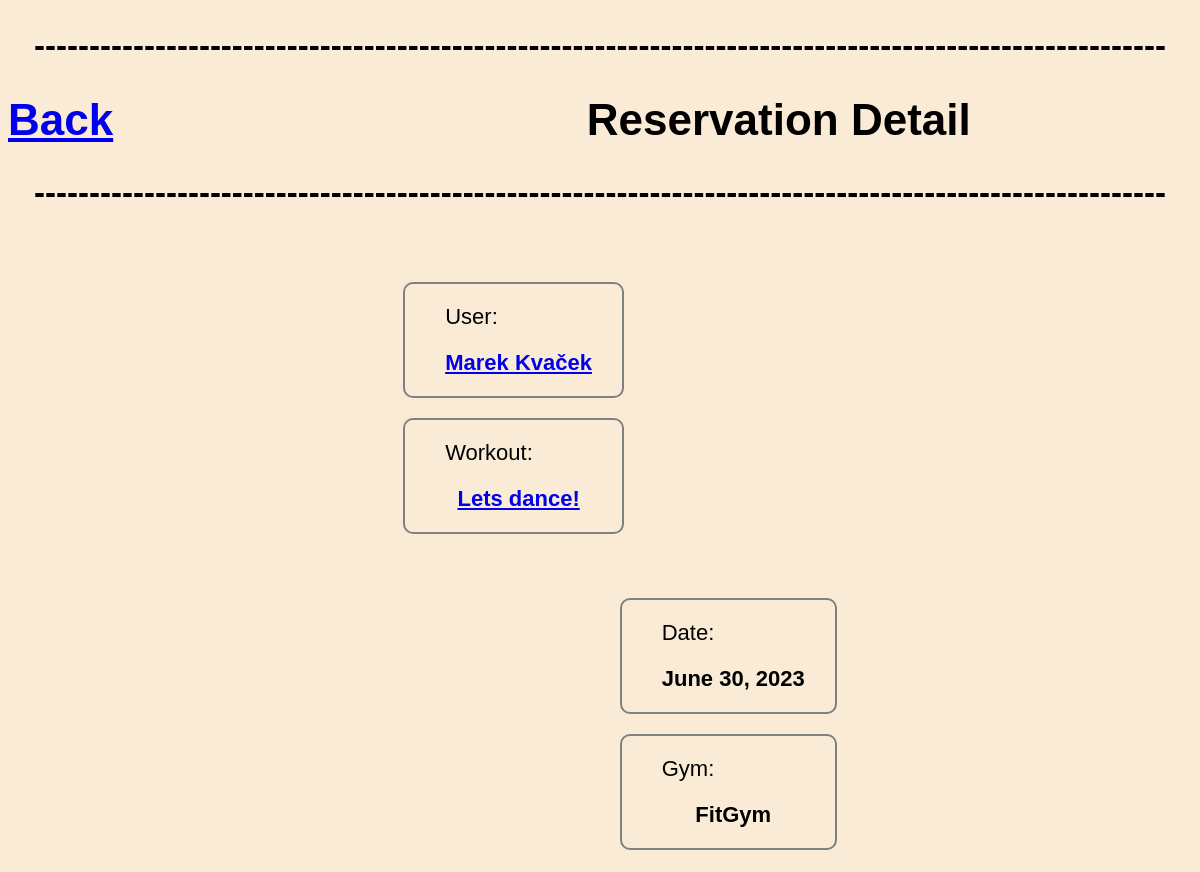
The app's page /gym/1/reservation/1/ with its own data.
### reservations/models.py (models this page shows, shortened)
class Reservation(models.Model):
    user = models.ForeignKey(User, on_delete=models.CASCADE)
    workout = models.ForeignKey(Workout, on_delete=models.CASCADE)
    reservation_date = models.DateField()
    gym = models.ForeignKey(Gym, on_delete=models.CASCADE)

class User(models.Model):
    firstname = models.CharField(max_length=30)
    lastname = models.CharField(max_length=30)
    email = models.EmailField()
    age = models.IntegerField()
    password = models.CharField(max_length=30)

class Workout(models.Model):
    name = models.CharField(max_length=100)
    description = models.CharField(max_length=100)
    duration = models.IntegerField()
    difficulty = models.CharField(max_length=100)
    instructor = models.ForeignKey(Instructor, on_delete=models.CASCADE)
    equipment = models.ForeignKey(Equipment, on_delete=models.CASCADE)

class Gym(models.Model):
    name = models.CharField(max_length=30)
    town = models.CharField(max_length=30)
    description = models.CharField(max_length=100)
    entry = models.IntegerField()
    def __str__(self):
        return self.name

### reservations/views.py (the view)
# urls.py: path('gym/<int:gym_id>/reservation/<int:reservation_id>/', views.reservation_detail, name='reservation_detail'),
def reservation_detail(request, gym_id, reservation_id):
    reservation = get_object_or_404(Reservation, pk=reservation_id)
    gym = get_object_or_404(Gym,pk = gym_id)
    return render(request, 'reservations/reservation_detail.html', {'reservation': reservation,'gym' : gym})

### templates/reservations/reservation_detail.html (shortened to what this page needs)
<!DOCTYPE html>
<html>
<head>
</head>
<body>
    <h2>-------------------------------------------------------------------------------------------------------</h1>
        <h1><a class="back" href = "{% url 'index' %}"> Back</a>Reservation Detail</h1>
        <h2>-------------------------------------------------------------------------------------------------------</h1>
	<ul class = "left">
        <ul class="bordering">
		<li>
			User:
		</li>
        <li class = "move_left">
			<a href="{% url 'user_detail' reservation.gym.id reservation.id user.id %}">{{reservation.user.firstname}} {{reservation.user.lastname}}</a>
		</li>
    </ul>
    <ul class="bordering">
		<li>
			Workout:
		</li>
        <li class = "move_left">
			<a href="{% url 'workout_detail' reservation.gym.id reservation.id reservation.workout.id %}">{{ reservation.workout.name }}</a>
		</li>
    </ul>
    </ul>
    <ul class= "right">
		<ul class="bordering">
            <li>
                Date:
            </li>
            <li class = "move_left" >
                {{ reservation.reservation_date }}
            </li>
        </ul>
        <ul class="bordering">
            <li>
                Gym:
            </li>
            <li class = "move_left">
                {{ reservation.gym }}
            </li>
        </ul>
	</ul>
</body>
</html>

### templates/reservations/reservation_detail.html (style rules this page uses)
.bordering { margin-top: 20px; border-style: solid; border-width: 2px; border-color: grey; border-radius: 10px; }
.move_left { font-weight: bold; margin-right: 30px; margin-bottom: 20px; text-align: center; }
.left { margin-left : 30%; float : left; }
li { margin-top : 20px; }
.right { margin-right : 30%; float : right; }
ul { list-style-type: none; }
body { background-color: #FAEBD7; font-family: Arial, sans-serif; font-size: 22px; }
.back { display :flex; margin-right : 40%; }
h1 { display :flex; text-align : center; }
h2 { text-align : center; }

### records on screen
Reservation: user.firstname "Marek", user.lastname "Kvaček", workout.name "Lets dance!", reservation_date "June 30, 2023", gym "FitGym"
